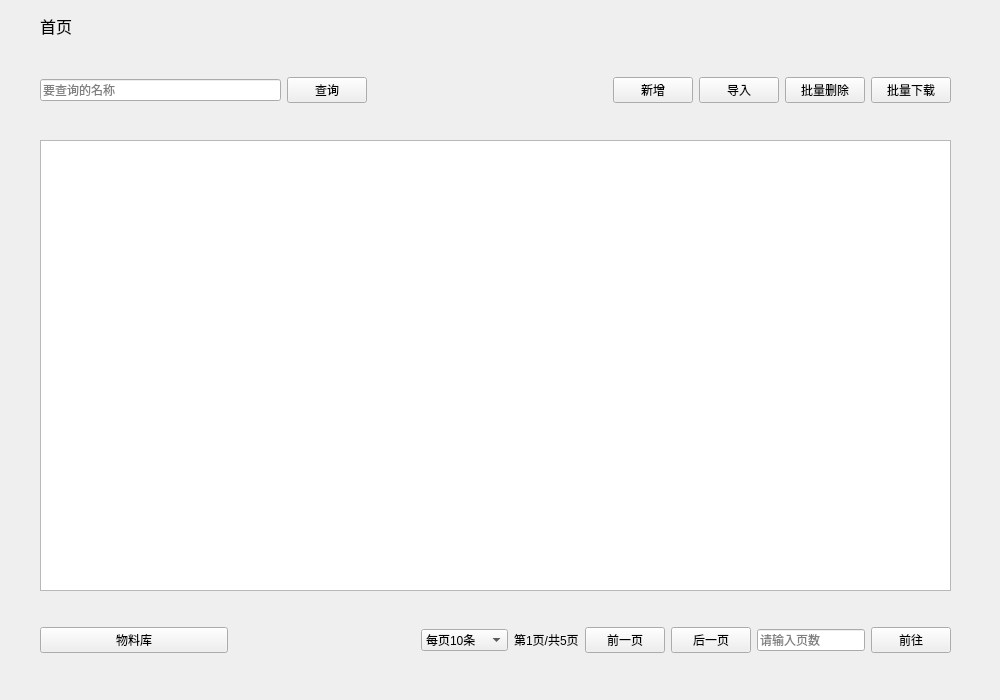
<?xml version="1.0" encoding="UTF-8"?>
<ui version="4.0">
 <class>widget</class>
 <widget class="QWidget" name="widget">
  <property name="geometry">
   <rect>
    <x>0</x>
    <y>0</y>
    <width>1000</width>
    <height>700</height>
   </rect>
  </property>
  <property name="windowTitle">
   <string>Homepage</string>
  </property>
  <widget class="QLabel" name="label">
   <property name="geometry">
    <rect>
     <x>40</x>
     <y>10</y>
     <width>71</width>
     <height>31</height>
    </rect>
   </property>
   <property name="font">
    <font>
     <pointsize>12</pointsize>
    </font>
   </property>
   <property name="text">
    <string>首页</string>
   </property>
  </widget>
  <widget class="QWidget" name="horizontalLayoutWidget">
   <property name="geometry">
    <rect>
     <x>40</x>
     <y>50</y>
     <width>911</width>
     <height>80</height>
    </rect>
   </property>
   <layout class="QHBoxLayout" name="horizontalLayout" stretch="0,0,0,0,0,0,0">
    <property name="spacing">
     <number>6</number>
    </property>
    <item>
     <widget class="QLineEdit" name="nameSearchLine">
      <property name="tabletTracking">
       <bool>false</bool>
      </property>
      <property name="focusPolicy">
       <enum>Qt::WheelFocus</enum>
      </property>
      <property name="contextMenuPolicy">
       <enum>Qt::DefaultContextMenu</enum>
      </property>
      <property name="toolTip">
       <string/>
      </property>
      <property name="accessibleDescription">
       <string/>
      </property>
      <property name="styleSheet">
       <string notr="true"/>
      </property>
      <property name="inputMask">
       <string/>
      </property>
      <property name="placeholderText">
       <string>要查询的名称</string>
      </property>
     </widget>
    </item>
    <item>
     <widget class="QPushButton" name="nameSearchButton">
      <property name="text">
       <string>查询</string>
      </property>
     </widget>
    </item>
    <item>
     <spacer name="horizontalSpacer">
      <property name="orientation">
       <enum>Qt::Horizontal</enum>
      </property>
      <property name="sizeHint" stdset="0">
       <size>
        <width>40</width>
        <height>20</height>
       </size>
      </property>
     </spacer>
    </item>
    <item>
     <widget class="QPushButton" name="addButton">
      <property name="text">
       <string>新增</string>
      </property>
     </widget>
    </item>
    <item>
     <widget class="QPushButton" name="importButton">
      <property name="text">
       <string>导入</string>
      </property>
     </widget>
    </item>
    <item>
     <widget class="QPushButton" name="deleteButton">
      <property name="text">
       <string>批量删除</string>
      </property>
     </widget>
    </item>
    <item>
     <widget class="QPushButton" name="downloadButton">
      <property name="text">
       <string>批量下载</string>
      </property>
     </widget>
    </item>
   </layout>
  </widget>
  <widget class="QTableWidget" name="materialTable">
   <property name="geometry">
    <rect>
     <x>40</x>
     <y>140</y>
     <width>911</width>
     <height>451</height>
    </rect>
   </property>
  </widget>
  <widget class="QWidget" name="horizontalLayoutWidget_3">
   <property name="geometry">
    <rect>
     <x>40</x>
     <y>600</y>
     <width>911</width>
     <height>80</height>
    </rect>
   </property>
   <layout class="QHBoxLayout" name="horizontalLayout_3" stretch="1,1,0,0,0,0,0,0">
    <property name="spacing">
     <number>6</number>
    </property>
    <item>
     <widget class="QPushButton" name="materialButton">
      <property name="text">
       <string>物料库</string>
      </property>
     </widget>
    </item>
    <item>
     <spacer name="horizontalSpacer_2">
      <property name="orientation">
       <enum>Qt::Horizontal</enum>
      </property>
      <property name="sizeHint" stdset="0">
       <size>
        <width>40</width>
        <height>20</height>
       </size>
      </property>
     </spacer>
    </item>
    <item>
     <widget class="QComboBox" name="pageComboBox">
      <item>
       <property name="text">
        <string>每页10条</string>
       </property>
      </item>
      <item>
       <property name="text">
        <string>每页20条</string>
       </property>
      </item>
      <item>
       <property name="text">
        <string>每页50条</string>
       </property>
      </item>
      <item>
       <property name="text">
        <string>每页100条</string>
       </property>
      </item>
     </widget>
    </item>
    <item>
     <widget class="QLabel" name="pageLabel">
      <property name="text">
       <string>第1页/共5页</string>
      </property>
     </widget>
    </item>
    <item>
     <widget class="QPushButton" name="forwardButton">
      <property name="text">
       <string>前一页</string>
      </property>
     </widget>
    </item>
    <item>
     <widget class="QPushButton" name="backwardButton">
      <property name="text">
       <string>后一页</string>
      </property>
     </widget>
    </item>
    <item>
     <widget class="QLineEdit" name="pageInpuLine">
      <property name="placeholderText">
       <string>请输入页数</string>
      </property>
     </widget>
    </item>
    <item>
     <widget class="QPushButton" name="goToButton">
      <property name="text">
       <string>前往</string>
      </property>
     </widget>
    </item>
   </layout>
  </widget>
 </widget>
 <resources/>
 <connections/>
</ui>
